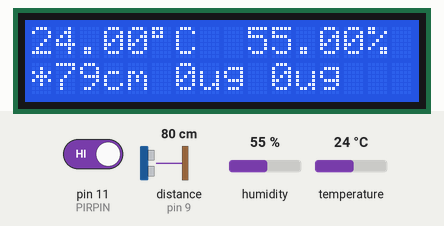
Simulated run of this sketch. Board: Arduino Uno, built with avr-gcc and run on an emulated ATmega328P. Shown: 16×2 character LCD. Wiring (inferred from the names in the program): ultrasonic range finder: trigger pin 10; echo pin 9. The inputs (shaded band) are chosen by the test bench; at power-on: pin 11 (PIRPIN) HIGH, distance to the obstacle (sensor on pin 9) 80 cm, humidity 55 %, temperature 24 °C. The echo pulse lasts 58.3 µs per cm; what the sketch prints to the serial monitor is not drawn.

Above: at 1.2 s.
1.3 s: pin 11 (PIRPIN) driven LOW
At 2.6 s:
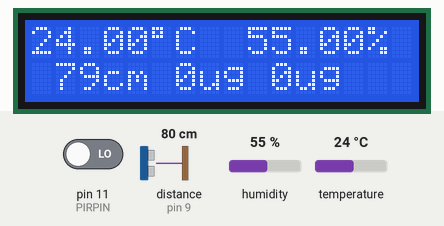
3.0 s: distance to the obstacle (sensor on pin 9) set to 250 cm
At 4.3 s:
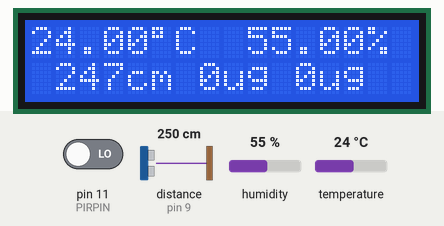
6.6 s: humidity set to 22 %
At 8.2 s:
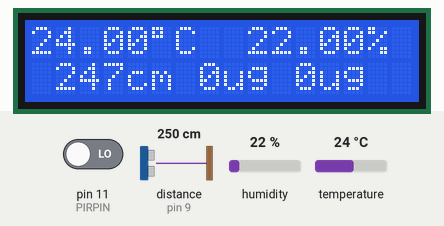
8.5 s: distance to the obstacle (sensor on pin 9) set to 60 cm
At 10.4 s:
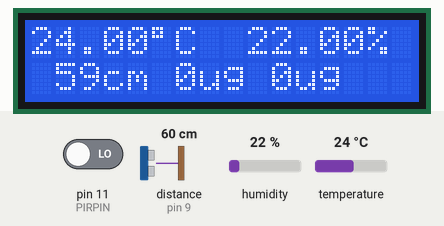
10.7 s: temperature set to 12 °C
At 11.9 s:
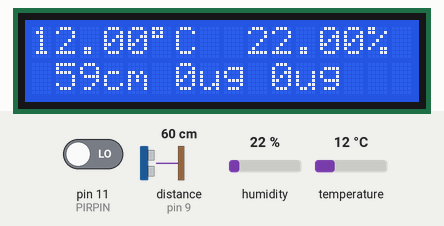
12.8 s: distance to the obstacle (sensor on pin 9) set to 2 cm
At 13.9 s:
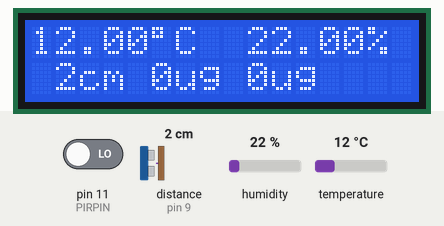
Timing chart, 0 to 15.6 s (numbered marks = the images above; inputs shaded):
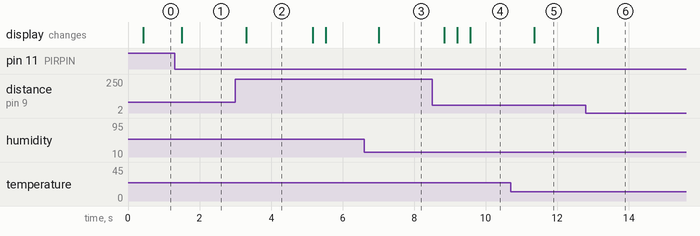

The sketch:

lcd1602.ino
```cpp
#include <DHT.h>
#include <LiquidCrystal.h>
#include <SoftwareSerial.h>

//红外感应
#define PIRPIN 11
//声纳
#define ECHOPIN 9
#define TRIGPIN 10

//温湿度感应器
#define DHTPIN 8 //你需要更改这里，改成你SIGN所用的PIN
#define DHTTYPE DHT22   // DHT 22  (AM2302), AM2321

DHT dht(DHTPIN, DHTTYPE);//
LiquidCrystal lcd(7,6,5,4,3,2);  //定义LCD脚位
SoftwareSerial mySerial(12, 13);

unsigned char ucRxBuffer[32] = {0};

void setup(){
  lcd.begin(16,2); //设置LCD显示的数目。16 X 2：16格2行。
  lcd.print("hello,world!"); //将hello,world!显示在LCD上
  dht.begin();
  Serial.begin(9600);
  mySerial.begin(9600);
  pinMode(PIRPIN, INPUT);

  pinMode(ECHOPIN, INPUT);
  pinMode(TRIGPIN, OUTPUT);

}
void loop() {
  //delay(100);
  ProcessSerialData();
  for (int i=0;i<32;i++) {Serial.print(ucRxBuffer[i]);Serial.print(" ");}
  Serial.println(" ");

  long pmcf10=(float)ucRxBuffer[4]*256+(float)ucRxBuffer[5];Serial.print("PM1.0_CF1:");Serial.print(pmcf10);Serial.print("   ");
  int pmcf25=(float)ucRxBuffer[6]*256+(float)ucRxBuffer[7];Serial.print("PM2.5_CF1:");Serial.print(pmcf25);Serial.print("   ");
  int pmcf100=(float)ucRxBuffer[8]*256+(float)ucRxBuffer[9];Serial.print("PM10_CF1:");Serial.print(pmcf100);Serial.println("   ");
  int pmat10=(float)ucRxBuffer[10]*256+(float)ucRxBuffer[11];  Serial.print("PM1.0_AT:");Serial.print(pmat10);Serial.print("   ");
  int pmat25=(float)ucRxBuffer[12]*256+(float)ucRxBuffer[13];  Serial.print("PM2.5_AT:");Serial.print(pmat25);Serial.print("   ");
  int pmat100=(float)ucRxBuffer[14]*256+(float)ucRxBuffer[15];  Serial.print("PM10_AT:");Serial.print(pmat100);Serial.println("   ");
  int pmcount03=(float)ucRxBuffer[16]*256+(float)ucRxBuffer[17];  Serial.print("PMcount0.3:");Serial.print(pmcount03);Serial.print("   ");
  int pmcount05=(float)ucRxBuffer[18]*256+(float)ucRxBuffer[19];  Serial.print("PMcount0.5:");Serial.print(pmcount05);Serial.print("   ");
  int pmcount10=(float)ucRxBuffer[20]*256+(float)ucRxBuffer[21];  Serial.print("PMcount1.0:");Serial.print(pmcount10);Serial.println("   ");
  int pmcount25=(float)ucRxBuffer[22]*256+(float)ucRxBuffer[23];  Serial.print("PMcount2.5:");Serial.print(pmcount25);Serial.print("   ");
  int pmcount50=(float)ucRxBuffer[24]*256+(float)ucRxBuffer[25];  Serial.print("PMcount5.0:");Serial.print(pmcount50);Serial.print("   ");
  int pmcount100=(float)ucRxBuffer[26]*256+(float)ucRxBuffer[27]; Serial.print("PMcount10:");Serial.print(pmcount100);Serial.println("   ");
  int hcho=((float)ucRxBuffer[28]*256+(float)ucRxBuffer[29]);  Serial.print("HCHO: ");Serial.print(hcho);Serial.println("ug/m3   ");
  Serial.println("*****************************************************************  ");
  Serial.println("   ");
  Serial.flush();
  // Wait a few seconds between measurements.


  //PIR
  int pir = digitalRead(PIRPIN);
  //Serial.println(pir);
  //
  digitalWrite(TRIGPIN, LOW);
  delayMicroseconds(2);
  digitalWrite(TRIGPIN, HIGH);
  delayMicroseconds(10);
  digitalWrite(TRIGPIN, LOW);
  float distance = pulseIn(ECHOPIN, HIGH)*0.034/2;
  //Serial.println(distance);
  if(distance>3000){
    return;
  }
  // Reading temperature or humidity takes about 250 milliseconds!
  // Sensor readings may also be up to 2 seconds 'old' (its a very slow sensor)
  float h = dht.readHumidity();
  // Read temperature as Celsius (the default)
  float t = dht.readTemperature();
  // Read temperature as Fahrenheit (isFahrenheit = true)
  float f = dht.readTemperature(true);

  // Check if any reads failed and exit early (to try again).
  if (isnan(h) || isnan(t) || isnan(f)) {
    Serial.println("Failed to read from DHT sensor!");
    return;
  }

  // Compute heat index in Fahrenheit (the default)
  float hif = dht.computeHeatIndex(f, h);
  // Compute heat index in Celsius (isFahreheit = false)
  float hic = dht.computeHeatIndex(t, h, false);
/*
  Serial.print("Humidity: ");
  Serial.print(h);
  Serial.print(" %\t");
  Serial.print("Temperature: ");
  Serial.print(t);
  Serial.print(" *C ");
  Serial.print(f);
  Serial.print(" *F\t");
  Serial.print("Heat index: ");
  Serial.print(hic);
  Serial.print(" *C ");
  Serial.print(hif);
  Serial.println(" *F");
*/
  lcd.setCursor(0,0);
  lcd.print(t); //显示读取到的温度，Float类型
  lcd.print("\xdf");
  lcd.print("C  ");//显示摄氏度的C
  lcd.print(h); //显示读取到的湿度，Float类型
  lcd.print("%"); //显示百分百符号
  lcd.setCursor(0,1);

  lcd.print(pir==0?" ":"*");

  lcd.print((int)round(distance));
  lcd.print("cm ");
  lcd.print(pmat25);
  lcd.print("ug ");
  lcd.print(hcho);
  lcd.print("ug        ");
}


bool ProcessSerialData(){//读取攀藤PM2.5集成甲醛传感器PMS5003S的数据。并根据通信协议转化成有效的值。

  uint8_t mData = 0;
  uint8_t mPkt[32]={0};
  int mCheck = 0;
while (mySerial.available() > 0) {
    //Basing on the protocol of Plantower PMS1003
    mData = mySerial.read();
    delay(2);//wait until packet is received
    if(mData == 0x42){//head1 ok

        mPkt[0] =  mData;
        mData = mySerial.read();
        if(mData ==0x4d){//head2 ok

          mPkt[1] =  mData;
          mCheck = 66+77;
          for(int i=2;i < 30;i++){//data recv and crc calc

             delay(2);
             mPkt[i] = mySerial.read();
             mCheck += mPkt[i];
          }
          delay(2);
          mPkt[30] = mySerial.read();
          delay(2);
          mPkt[31] = mySerial.read();

          Serial.println();
          Serial.print(mCheck);
          Serial.print("  ");
          Serial.println(mPkt[30]*256+mPkt[31]);
          if(mCheck == mPkt[30]*256+mPkt[31]){//crc ok


            int xyz = mPkt[28]*256+mPkt[29];
            Serial.print("HCHO ==");
            Serial.println(xyz);
            Serial.flush();
            for (int i=0;i<32;i++) {ucRxBuffer[i]=mPkt[i];}
            return true;
          }
          else{
            Serial.println(" CRC Error!");
          }
        }else{
          Serial.println(" Head[2] != 0x4d");
        }
     }else{
      Serial.println(" Head[1]!=0x42");
     }
   }
   return false;
}
```

Measured:
- after the input at 1.3 s, the display: changes after 0.20 s (image 1)
- after the input at 3.0 s, the display: changes after 0.31 s (image 2)
- after the input at 6.6 s, the display: changes after 0.41 s (image 3)
- after the input at 8.5 s, the display: changes after 0.34 s (image 4)
- after the input at 10.7 s, the display: changes after 0.65 s (image 5)
- after the input at 12.8 s, the display: changes after 0.34 s (image 6)
- what the display in image 2 shows lasts 1.9 s, from 3.3 s to 5.2 s
